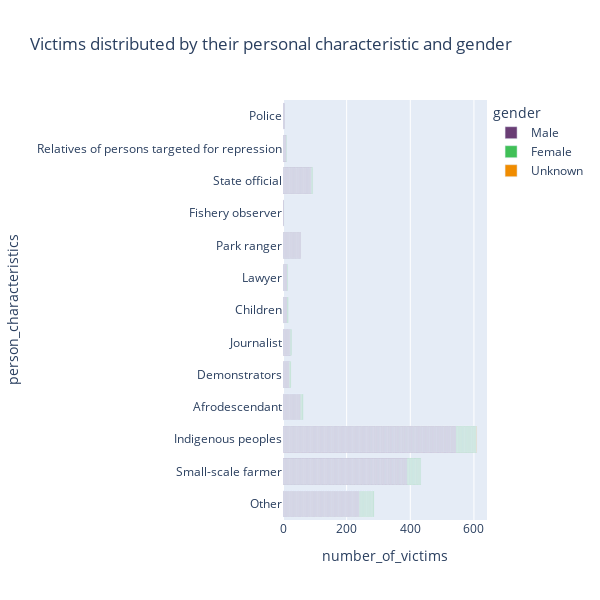

Notebook code cell kept with this figure:
### Code cell
bar_characteristic = px.bar(fixed_df, y='person_characteristics', x='number_of_victims', width=600, height=600,
                            color="gender", color_discrete_sequence=["#6A3E75", "#40c057", "#f08c00"], 
                            hover_data="age", hover_name="person_characteristics", orientation='h',
                            title="Victims distributed by their personal characteristic and gender")
bar_characteristic.show()

### Figure 1 — Plotly figure (JSON) as saved in the notebook; plotly's stock layout.template omitted (floating-point values rounded to 4 significant figures; data arrays with more than 128 entries replaced by an {"elided": "..."} marker saying what was removed)
{"data": [{"alignmentgroup": "True", "customdata": {"elided": "1545x1 int values"}, "hovertemplate": "<b>%{hovertext}</b><br><br>gender=Male<br>number_of_victims=%{x}<br>person_characteristics=%{y}<br>age=%{customdata[0]}<extra></extra>", "hovertext": {"elided": "1545 str values"}, "legendgroup": "Male", "marker": {"color": "#6A3E75", "pattern": {"shape": ""}}, "name": "Male", "offsetgroup": "Male", "orientation": "h", "showlegend": true, "textposition": "auto", "type": "bar", "x": {"elided": "1545 int values"}, "xaxis": "x", "y": {"elided": "1545 str values"}, "yaxis": "y"}, {"alignmentgroup": "True", "customdata": {"elided": "183x1 int values"}, "hovertemplate": "<b>%{hovertext}</b><br><br>gender=Female<br>number_of_victims=%{x}<br>person_characteristics=%{y}<br>age=%{customdata[0]}<extra></extra>", "hovertext": {"elided": "183 str values"}, "legendgroup": "Female", "marker": {"color": "#40c057", "pattern": {"shape": ""}}, "name": "Female", "offsetgroup": "Female", "orientation": "h", "showlegend": true, "textposition": "auto", "type": "bar", "x": {"elided": "183 int values"}, "xaxis": "x", "y": {"elided": "183 str values"}, "yaxis": "y"}, {"alignmentgroup": "True", "customdata": [[null]], "hovertemplate": "<b>%{hovertext}</b><br><br>gender=Unknown<br>number_of_victims=%{x}<br>person_characteristics=%{y}<br>age=%{customdata[0]}<extra></extra>", "hovertext": ["Indigenous peoples"], "legendgroup": "Unknown", "marker": {"color": "#f08c00", "pattern": {"shape": ""}}, "name": "Unknown", "offsetgroup": "Unknown", "orientation": "h", "showlegend": true, "textposition": "auto", "type": "bar", "x": [1], "xaxis": "x", "y": ["Indigenous peoples"], "yaxis": "y"}], "layout": {"barmode": "relative", "height": 600, "legend": {"title": {"text": "gender"}, "tracegroupgap": 0}, "title": {"text": "Victims distributed by their personal characteristic and gender"}, "width": 600, "xaxis": {"anchor": "y", "autorange": true, "domain": [0, 1], "range": [0, 641.1], "title": {"text": "number_of_victims"}, "type": "linear"}, "yaxis": {"anchor": "x", "autorange": true, "domain": [0, 1], "range": [-0.5, 12.5], "title": {"text": "person_characteristics"}, "type": "category"}}}
